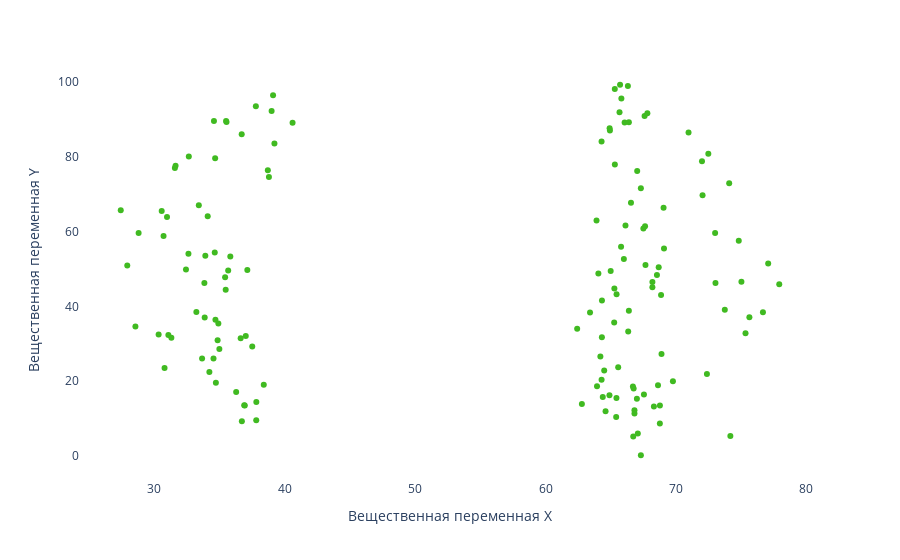

Notebook code for this chart:
### Markdown cell above
# Общие выводы

### SVM в отличии от логистической регрессии оказалась способна на основе координат, хоть и с низкой Precision (20%) выделить интересующую нас фигуру. Точность оказалась уже значительно выше уровня случайного гадания.

### Code cell
# График разброса
fig = px.scatter(df.loc[ df["dataset"] == 1, :], x='x', y='y', color_discrete_sequence=[corp_col], size_max=10)

# Фон и подписи
fig.update_layout(
    plot_bgcolor='white',
    xaxis_title='Вещественная переменная X',
    yaxis_title='Вещественная переменная Y'
)

fig.show()

### Figure 1 — Plotly figure (JSON) as saved in the notebook; plotly's stock layout.template omitted (floating-point values rounded to 4 significant figures; data arrays with more than 128 entries replaced by an {"elided": "..."} marker saying what was removed)
{"data": [{"hovertemplate": "x=%{x}<br>y=%{y}<extra></extra>", "legendgroup": "", "marker": {"color": "#40ba21", "symbol": "circle"}, "mode": "markers", "name": "", "orientation": "v", "showlegend": false, "type": "scatter", "x": {"elided": "142 float values"}, "xaxis": "x", "y": {"elided": "142 float values"}, "yaxis": "y"}], "layout": {"legend": {"tracegroupgap": 0}, "margin": {"t": 60}, "plot_bgcolor": "white", "xaxis": {"anchor": "y", "domain": [0, 1], "title": {"text": "Вещественная переменная X"}}, "yaxis": {"anchor": "x", "domain": [0, 1], "title": {"text": "Вещественная переменная Y"}}}}
